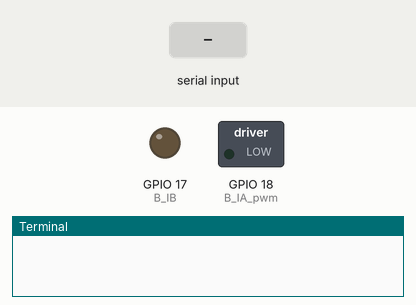
A program run on a simulated Raspberry Pi (BCM pin numbers). Parts: switched loads named in the program (green lamp = pin HIGH), output pins drawn as LEDs (lit = HIGH), the last lines printed to the terminal. The test bench sets the inputs (shaded band).

Above: at 1.2 s.
1.3 s: "a" typed at the terminal, then Enter
At 2.5 s:
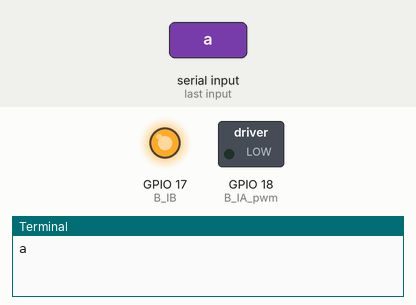
2.8 s: "s" typed at the terminal, then Enter
At 3.7 s:
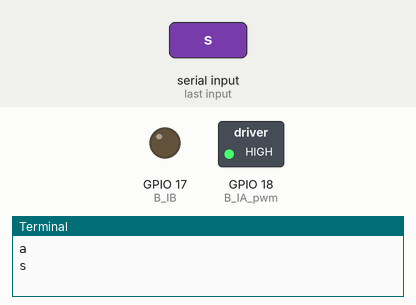
4.3 s: "A" typed at the terminal, then Enter
At 4.8 s:
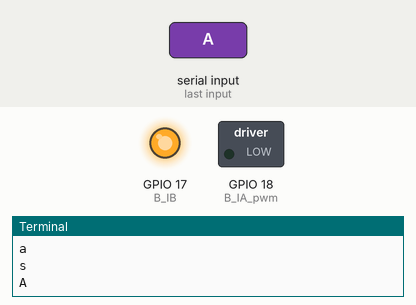
Timing chart, 0 to 7.3 s (numbered marks = the images above; inputs shaded):
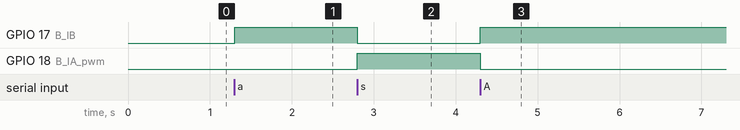

Measured:
- after the input at 1.3 s, GPIO 17 (B_IB): LOW → HIGH at once
- after the input at 2.8 s, GPIO 17 (B_IB): HIGH → LOW at once; GPIO 18 (B_IA_pwm): LOW → HIGH at once
- after the input at 4.3 s, GPIO 17 (B_IB): LOW → HIGH at once; GPIO 18 (B_IA_pwm): HIGH → LOW at once

The program:

_15_l9110s_motor_4.py
```python
# A 누르면 전진
# S 누르면 후진
# D 누르면 정지

# 코드 만들기
import RPi.GPIO as GPIO
import time

B_IA_pwm = 18
B_IB = 17

GPIO.setmode(GPIO.BCM)

GPIO.setup(B_IA_pwm,GPIO.OUT)
GPIO.setup(B_IB, GPIO.OUT)

pwm = GPIO.PWM(B_IA_pwm, 1000.0)
pwm.start(0.0)

try:
  while True:
    userInput = input()
    if userInput == 'a' or userInput == 'A':
      GPIO.output(B_IB, True)
      pwm.ChangeDutyCycle(0.0)
      time.sleep(1.0)
    if userInput == 's' or userInput == 'S':
      GPIO.output(B_IB, False)
      pwm.ChangeDutyCycle(100.0)
      time.sleep(1.0)
    if userInput == 'd' or userInput == 'D':
      GPIO.output(B_IB, False)
      pwm.ChangeDutyCycle(0.0)
      time.sleep(1.0)
except KeyboardInterrupt:
  pass

pwm.ChangeDutyCycle(0.0)

pwm.stop()
GPIO.cleanup()
```
